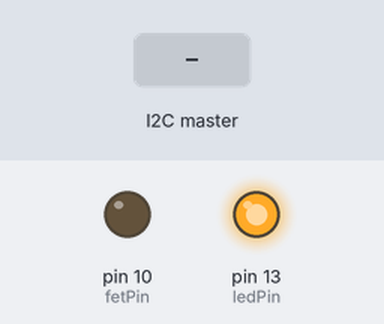
Recording of a sketch running on a simulated Arduino Uno, built with avr-gcc and run on an emulated ATmega328P. On the bench: output pins drawn as LEDs (lit = HIGH). The test bench sets the inputs (shaded band). What the sketch prints to the serial monitor is not drawn.

Above: at 0.06 s.
At 6.2 s:
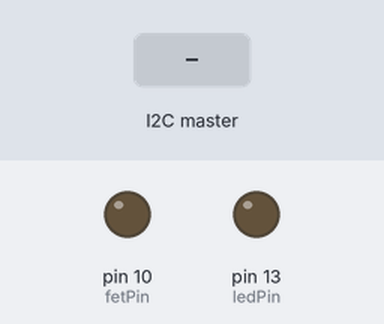
6.3 s: the I2C master sends the byte 1
At 6.6 s:
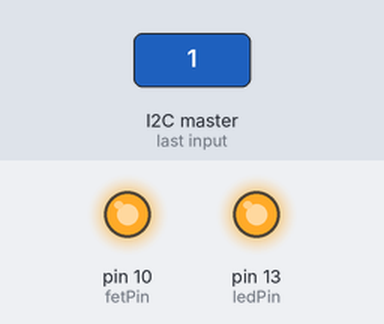
Timing chart, 0 to 10.9 s (numbered marks = the images above; inputs shaded):
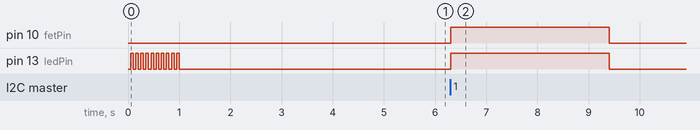

Measured:
- after the input at 6.3 s, pin 10 (fetPin), pin 13 (ledPin): LOW → HIGH at once, → LOW 3.1 s later

The sketch:

main.ino
```cpp
#include <string.h>
#include <stdlib.h>     /* atoi */


/*
  Arduino Slave for Raspberry Pi Master
  i2c_slave_ard.ino
  Connects to Raspberry Pi via I2C

  DroneBot Workshop 2019
  https://dronebotworkshop.com
*/
byte pos = 48;

void wait_for_address()
{
  byte new_pos = pos;
  while(millis() < 5000) {
    while(Serial.available()) {
      pos = Serial.read() + 1;
    }
    Serial.write(pos);
    delay(100);
  }
}

// Include the Wire library for I2C
#include <Wire.h>

uint64_t turn_off_ms = 0;
uint64_t turn_off_delay_ms = 3000;

const int ledPin = 13;
const int fetPin = 10;
const int btnPin = 2;

void setup() {
  Serial.begin(9600);

  // Setup pin 13 as output and turn LED off
  pinMode(ledPin, OUTPUT);
  pinMode(fetPin, OUTPUT);
  pinMode(btnPin, INPUT_PULLUP);
  for(int i=0; i<10; i++) {
    delay(50);
    digitalWrite(ledPin, HIGH);
    delay(50);
    digitalWrite(ledPin, LOW);
  }
  digitalWrite(fetPin, LOW);

  wait_for_address();

  Wire.begin(pos);

  // Call receiveEvent when data received
  Wire.onReceive(receiveEvent);
  Wire.onRequest(requestEvent);
}

// Function that executes whenever data is received from master
void receiveEvent(int howMany) {
  while (Wire.available()) { // loop through all but the last
    char c = Wire.read(); // receive byte as a character
    digitalWrite(fetPin, HIGH);
    digitalWrite(ledPin, HIGH);
    turn_off_ms = millis() + 3000;
  }
}

void requestEvent() {
  Wire.write(digitalRead(btnPin));
}

void loop() {
  if (turn_off_ms > 0 && millis() > turn_off_ms) {
    digitalWrite(fetPin, LOW);
    digitalWrite(ledPin, LOW);
    turn_off_ms = 0;
  }
  delay(100);
}
```
